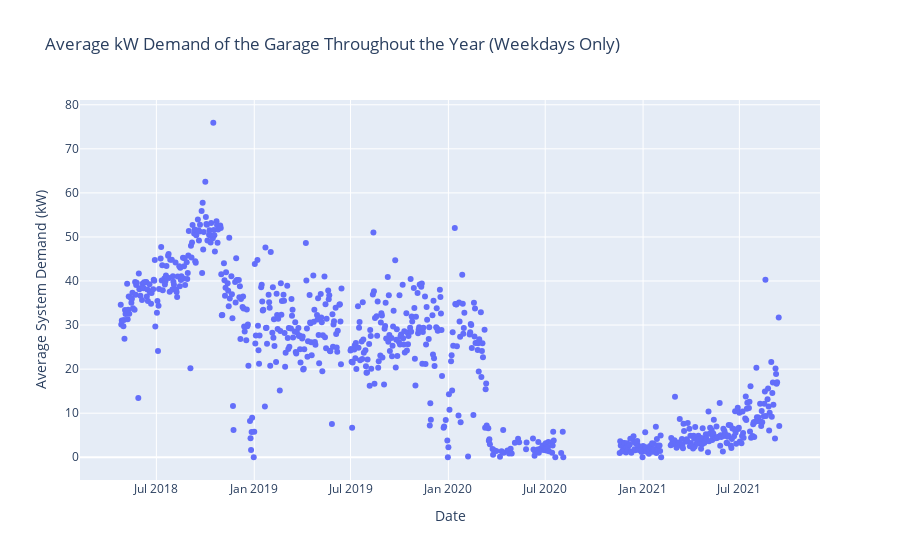

Here is the notebook cell this chart was saved with:
### Code cell
# Exclude Saturdays and Sundays from the daily average
daily_avg = daily_avg[daily_avg['timestamp'].dt.dayofweek < 5]

fig_demand = px.scatter(
    daily_avg,
    x='timestamp',
    y='total_power',
    labels={'timestamp': 'Date', 'total_power': 'Average System Demand (kW)'},
    title='Average kW Demand of the Garage Throughout the Year (Weekdays Only)'
)

fig_demand.show()

### Figure 1 — Plotly figure (JSON) as saved in the notebook; plotly's stock layout.template omitted (floating-point values rounded to 4 significant figures; data arrays with more than 128 entries replaced by an {"elided": "..."} marker saying what was removed)
{"data": [{"hovertemplate": "Date=%{x}<br>Average System Demand (kW)=%{y}<extra></extra>", "legendgroup": "", "marker": {"color": "#636efa", "symbol": "circle"}, "mode": "markers", "name": "", "orientation": "v", "showlegend": false, "type": "scatter", "x": {"elided": "885 str values"}, "xaxis": "x", "y": {"elided": "885 float values"}, "yaxis": "y"}], "layout": {"legend": {"tracegroupgap": 0}, "title": {"text": "Average kW Demand of the Garage Throughout the Year (Weekdays Only)"}, "xaxis": {"anchor": "y", "domain": [0, 1], "title": {"text": "Date"}}, "yaxis": {"anchor": "x", "domain": [0, 1], "title": {"text": "Average System Demand (kW)"}}}}
